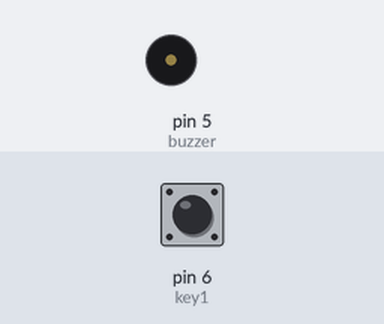
A sketch run on a simulated Arduino Uno, built with avr-gcc and run on an emulated ATmega328P. Shown: buzzer (waves = sounding, pin HIGH). The test bench sets the inputs (shaded band); at power-on: pin 6 (key1) LOW.

Above: at 1.2 s.
1.3 s: pin 6 (key1) pulled HIGH for 0.15 s
At 1.37 s:
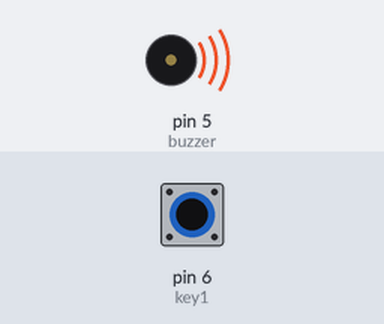
2.9 s: pin 6 (key1) pulled HIGH for 3.2 s
At 6.8 s:
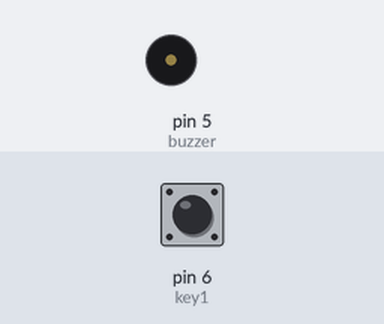
Timing chart, 0 to 8.3 s (numbered marks = the images above; inputs shaded):
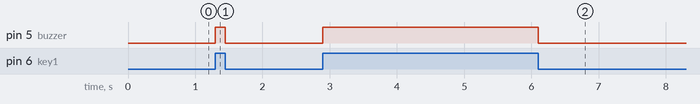

The sketch:

EXP7.ino
```cpp
int buzzer = 5;
int key1 = 6;
void setup()
{
pinMode(buzzer , OUTPUT);
pinMode(key1 , INPUT);
}
void loop()
{
if(digitalRead(key1)==1)
digitalWrite(buzzer, HIGH);
else
digitalWrite(buzzer, LOW);
}
```

Measured:
- after the input at 1.3 s, pin 5 (buzzer): LOW → HIGH at once, → LOW 0.15 s later
- after the input at 2.9 s, pin 5 (buzzer): LOW → HIGH at once, → LOW 3.2 s later
